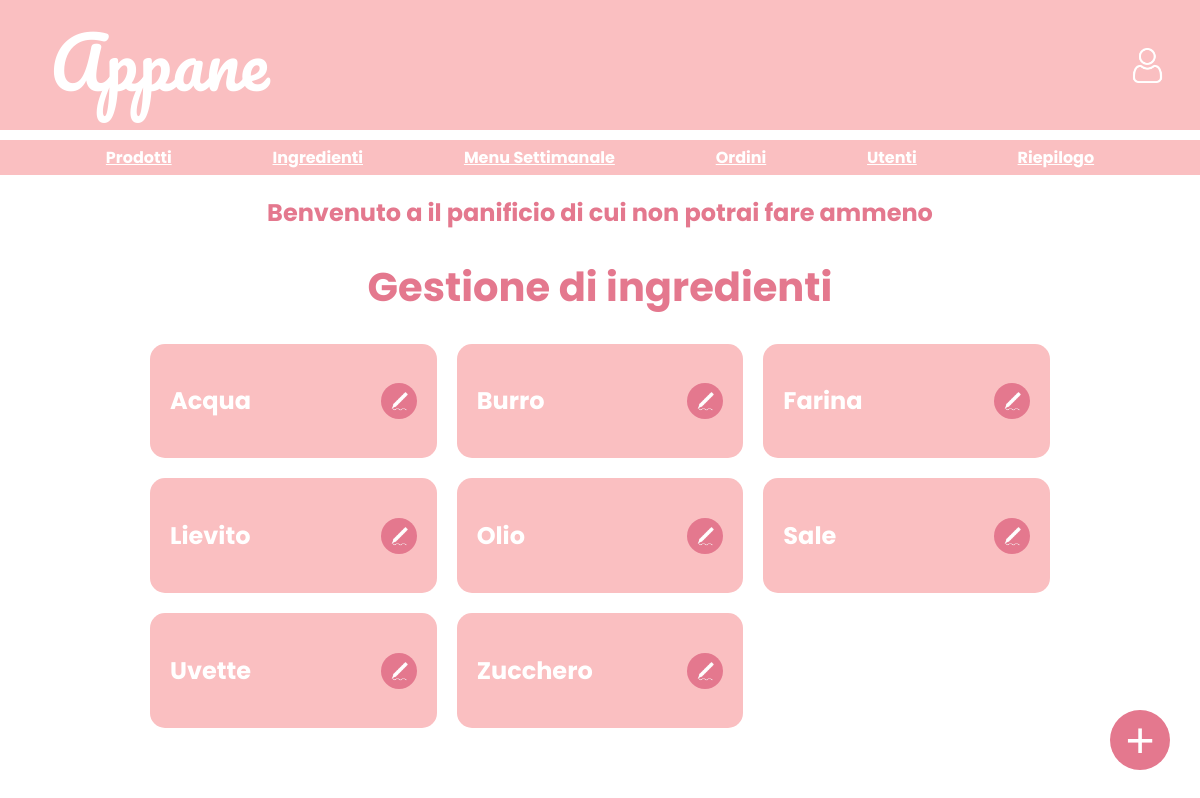
The page /BACK/managementIngredients/managementIngredients.php on the database its author committed.
### tables this page shows
CREATE TABLE `tingrediente` (
  `id` int(11) NOT NULL,
  `nome` varchar(255) NOT NULL
);

### BACK/managementIngredients/managementIngredients.php (the view, shortened to what this page needs)
<?php
require('../../includes/db.php');
include('../header.php');
function createIngredient($id, $name)
{
    return "<div class='ingredient'>
                <h2>$name</h2>
                <button class='cart-btn' title='Modifica ingrediente'
                    onclick='openModal(\"modalModifyIngredient.php?id=$id\")'>
                    <img src='../../grafica/img/pen.png' class='cart-icon' />
                </button>
            </div>";
}
?>
<!DOCTYPE html>
<html lang="it">
<head>
    <link rel="stylesheet" href="../../grafica/style.css?v=<?php echo time();?>">
</head>
<body>
    <div class="welcomeText">
        <h2>Benvenuto a il panificio di cui non potrai fare ammeno</h2>
    </div>
    <div class="main-content">
        <h1>Gestione di ingredienti</h1>
        <div class="listIngredients">
            <?php
            $result = $conn->query("SELECT id, nome FROM tingrediente ORDER BY nome");
            if ($result->num_rows > 0) {
                while ($row = $result->fetch_assoc()) {
                    echo createIngredient($row["id"], $row["nome"]);
                }
            } else {
                echo '<p> Per ora non ci sono prodotti salvati </p>';
            }
            ?>
        </div>
    </div>
    <button class="add-btn" title="Aggiungi ingrediente" onclick="openModal('modalAddIngredient.php')">+</button>
</body>
</html>

### grafica/style.css (style rules this page uses)
body { margin: 0; background-color: #fff; font-family: "Poppins", sans-serif; font-weight: 700; font-style: normal; }
.welcomeText h2 { text-align: center; color: #e4788e; }
.main-content h1 { text-align: center; font-size: 40px; color: #e4788e; }
.listIngredients { width: 75%; margin: auto; display: grid; grid-template-columns: repeat(3, 1fr); gap: 20px; }
.ingredient { padding:20px; border-radius:15px; background-color:#fabfc1; color:white; display:flex; justify-content:space-between; align-items:center; }
.cart-btn { width: 36px; height: 36px; border-radius: 50%; background-color: #e4788e; color: #ffffff; border: none; font-size: 20px; cursor: pointer; display: flex; align-items: center; justify-content: center; transition: background-color 0.2s ease; line-height: 1; }
.add-btn { position: fixed; bottom: 30px; right: 30px; width: 60px; height: 60px; border-radius: 50%; background-color: #e4788e; color: #ffffff; border: none; font-size: 50px; cursor: pointer; display: flex; align-items: center; justify-content: center; transition: background-color 0.2s ease; line-height: 1; }
.cart-icon { width: 20px; object-fit: contain; }

### rows shown on the page
tingrediente: nome "Acqua"
tingrediente: nome "Burro"
tingrediente: nome "Farina"
tingrediente: nome "Lievito"
tingrediente: nome "Olio"
tingrediente: nome "Sale"
tingrediente: nome "Uvette"
tingrediente: nome "Zucchero"
